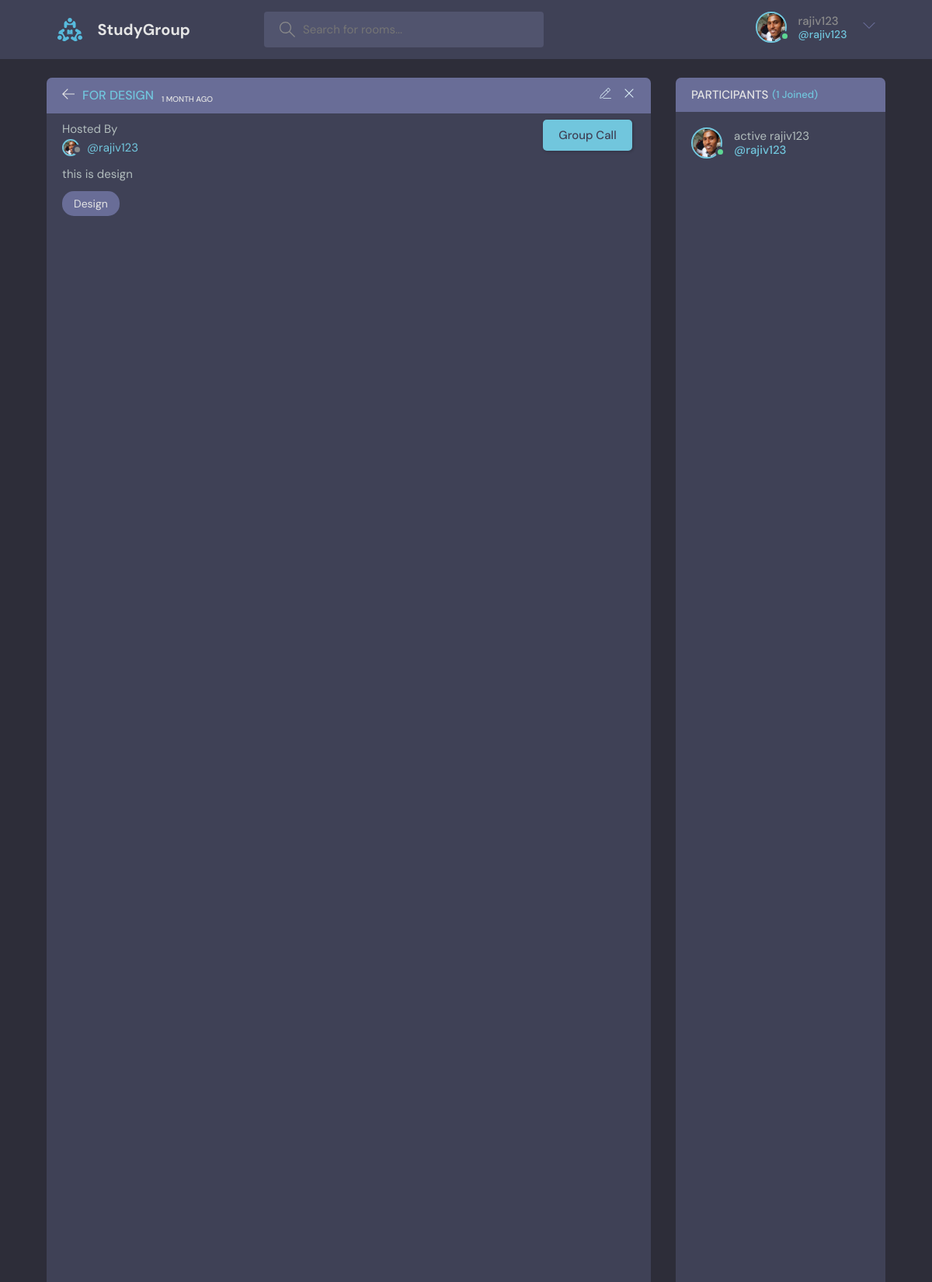
Screenshot of /room/2/ (signed in, upper part) with the database file from the repository.
### base/models.py (models this page shows, shortened)
class User(AbstractUser):
    name = models.CharField(max_length=200, null=True)
    email = models.EmailField(unique=True)
    bio = models.TextField(null=True)
    avatar = models.ImageField(null=True, default="avatar.svg")
    USERNAME_FIELD = 'email'
    REQUIRED_FIELDS = []

class Room(models.Model):
    host = models.ForeignKey(User, on_delete=models.SET_NULL, null=True)
    topic = models.ForeignKey(Topic, on_delete=models.SET_NULL,null=True)
    name = models.CharField(max_length=200)
    description = models.TextField(null=True,blank=True)
    participants = models.ManyToManyField(User, related_name='participants', blank=True)
    updated = models.DateTimeField(auto_now=True)
    created = models.DateTimeField(auto_now_add=True)
    class Meta:
        ordering = ['-updated','-created']

class Topic(models.Model):
    name = models.CharField(max_length=200)
    def __str__(self) :
        return self.name

### base/views.py (the view, shortened to what this page needs)
# urls.py: path('room/<str:pk>/', views.room, name="room"),
@login_required(login_url='login')
def room(request, pk):
    room = Room.objects.get(id=pk)
    room_messages = room.message_set.all().order_by('created')
    participants = room.participants.all()
    messages_with_media = Message.objects.filter(
        room=room, media__isnull=False)
    context = {'room': room, 'room_messages': room_messages,
               'participants': participants, 'messages_with_media': messages_with_media}
    return render(request, 'base/room.html', context)

### base/templates/base/room.html (shortened to what this page needs)
{% extends 'main.html' %}
{% block content %}
    <main class="profile-page layout layout--2">
      <div class="container">
        <div class="room">
          <div class="room__top">
            <div class="room__topLeft">
              <a href="{% url 'home' %}">
                <svg version="1.1" xmlns="http://www.w3.org/2000/svg" width="32" height="32" viewBox="0 0 32 32">
                  <title>arrow-left</title>
                  <path
                    d="M13.723 2.286l-13.723 13.714 13.719 13.714 1.616-1.611-10.96-10.96h27.625v-2.286h-27.625l10.965-10.965-1.616-1.607z"
                  ></path>
                </svg>
              </a>
                <h3>{{room.name}}</h3>
                <span>{{room.created|timesince}} ago</span>
            </div>
            {% if room.host == request.user %}
            <div class="room__topRight">
              <a href="{% url 'update-room' room.id %}">
              </a>
              <a href="{% url 'delete-room' room.id %}">
                <svg version="1.1" xmlns="http://www.w3.org/2000/svg" width="32" height="32" viewBox="0 0 32 32">
                  <title>remove</title>
                  <path
                    d="M27.314 6.019l-1.333-1.333-9.98 9.981-9.981-9.981-1.333 1.333 9.981 9.981-9.981 9.98 1.333 1.333 9.981-9.98 9.98 9.98 1.333-1.333-9.98-9.98 9.98-9.981z"
                  ></path>
                </svg>
              </a>
            </div>
            {% endif %}
          </div>
          <div class="room__box scroll">
            <div class="room__header scroll">
              <div class="" style="display: flex; justify-content: space-between;">
                <div>
                <p>Hosted By</p>
                <a href="{% url 'user-profile' room.host.id %}" class="room__author">
                  <div class="avatar avatar--small">
                <img src="{{room.host.avatar.url}}" />
                  </div>
                  <span>@{{room.host.username}}</span>
                </a>
               </div>
               <div class="" >
                <form id="lobby__form">
                  <button class="btn btn--main" id="video_call_btn" type="submit"></button>
                </form>
               </div>
              </div>
              <div class="room__details scroll">
                {{room.description}}
              </div>
              <span class="room__topics">{{room.topic}}</span>
            </div>
        </div>
       </div>
        <div class="participants">
          <h3 class="participants__top">Participants <span>({{participants.count}} Joined)</span></h3>
          <div class="participants__list scroll">
            {% for user in participants %}
                 <a href="{% url 'user-profile' user.id %}" class="participant">
              <div class="avatar avatar--medium {% if user.is_authenticated %}active{% endif %}">
                <img src="{{user.avatar.url}}" />
              </div>
              <p>
                {% if user.is_authenticated %}active{% endif %}
                {{user.username}}
                <span>@{{user.username}}</span>
              </p>
            </a>
            {% endfor %}
          </div>
        </div>
      </div>
    </main>
{% endblock %}

### templetes/navbar.html (shortened to what this page needs)
{% load static %}
<header class="header header--loggedIn">
  <div class="container">
    <a href="{% url 'home' %}" class="header__logo">
      <img src="{% static 'images/logo.svg' %}" />
      <h1>StudyGroup</h1>
    </a>
    <form class="header__search" method="GET" action="{% url 'home' %}">
      <label>
        <input name="q" placeholder="Search for rooms..." />
      </label>
    </form>
    <nav class="header__menu">
{% if request.user.is_authenticated %}
      <div class="header__user">
        <a href="{% url 'user-profile' request.user.id %}">
          <div class="avatar avatar--medium active">
            <img src="{{request.user.avatar.url}}" />
          </div>
          <p>{{ request.user.username }} <span>@{{request.user.username}}</span></p>
        </a>
        <button class="dropdown-button">
          <svg version="1.1" xmlns="http://www.w3.org/2000/svg" width="32" height="32" viewBox="0 0 32 32">
            <title>chevron-down</title>
            <path d="M16 21l-13-13h-3l16 16 16-16h-3l-13 13z"></path>
          </svg>
        </button>
      </div>
      {% else %}
      <a href="{% url 'login' %}">
        <img src="{% static 'images/avatar.svg' %}" alt="" />
        Login </a>
      {% endif %}
    </nav>
  </div>
</header>

### rows the page displays
User: user.avatar (picture), user.username "rajiv123", avatar (picture), shows "active", username "rajiv123"
Room: name "FOR DESIGN", created "1 MONTH", host.avatar (picture), host.username "rajiv123", description "this is design", topic "Design"

### other values shown
{{ participants.count }} "1"
